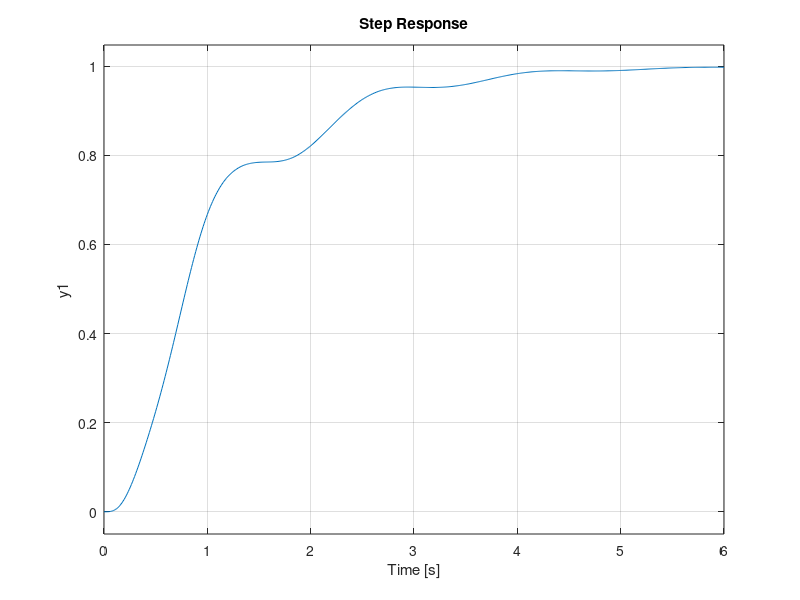

Recreate this plot in MATLAB.
%% Sanjidah Wahid: Section P
%% Computer Project #1

F_s = tf(1, [1,1]);
G_s = tf(100, [1, 5, 100]);
C_s = tf([20 20 1200], [1 40 250 0]);
S_s = tf(10, [1 10]);

Y_s = C_s*G_s;
L_s = feedback(Y_s,S_s);

L_end = zpk(L_s);

CLTF = F_s*L_end

step(CLTF,6)